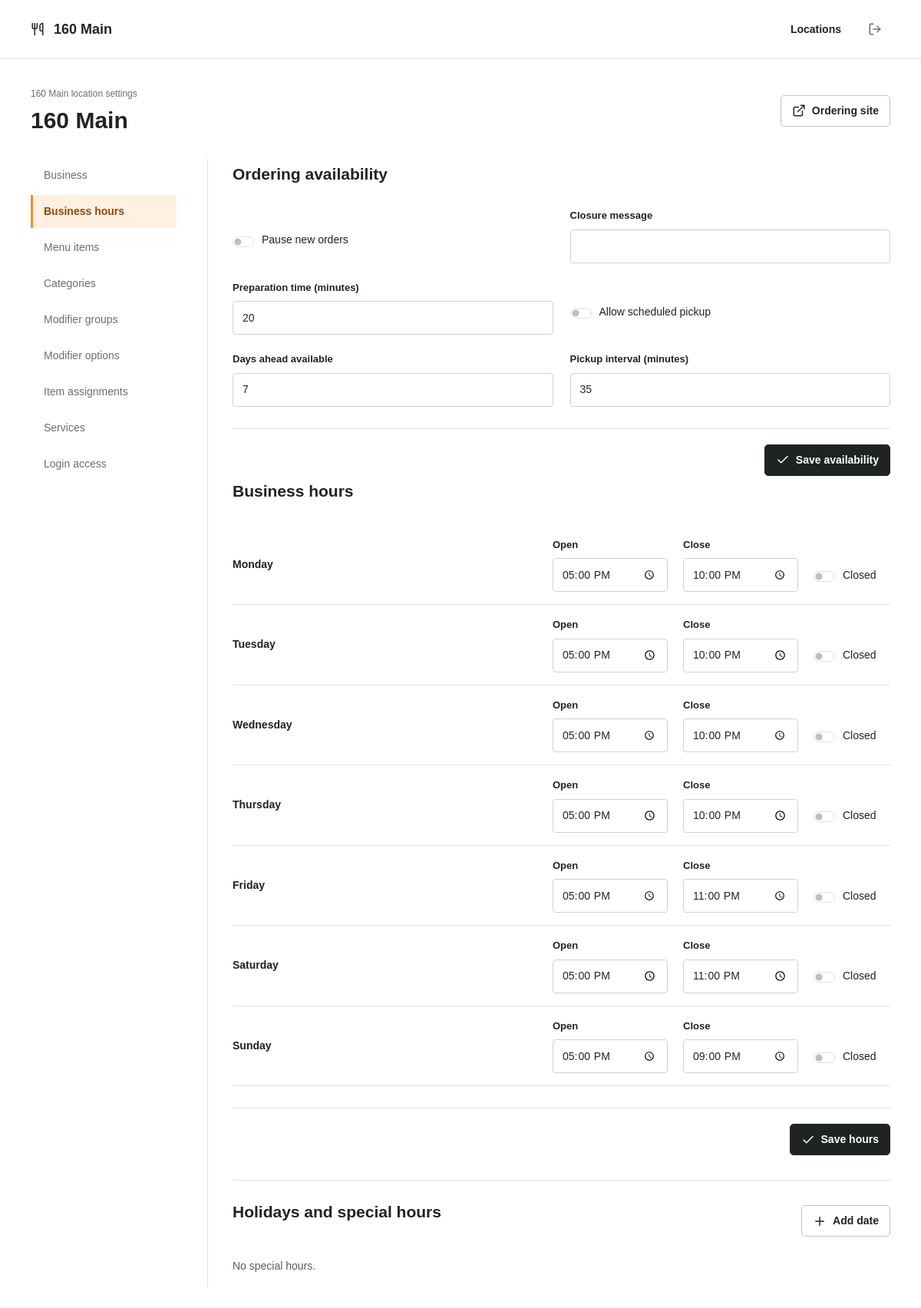
The app's page /onboarding/one-sixty-main/?section=hours (signed in) with its own data.
### tenants/models.py (models this page shows, shortened)
class Tenant(models.Model):
    account = models.ForeignKey(Account, on_delete=models.CASCADE, related_name="restaurants")
    ordering_paused = models.BooleanField(default=False)
    closure_message = models.CharField(max_length=250, blank=True, default="")
    preparation_minutes = models.PositiveIntegerField(default=20, validators=[MinValueValidator(1), MaxValueValidator(240)])
    scheduled_pickup_enabled = models.BooleanField(default=False)
    scheduling_days = models.PositiveIntegerField(default=7, validators=[MinValueValidator(1), MaxValueValidator(30)])
    pickup_interval_minutes = models.PositiveIntegerField(default=15, validators=[MinValueValidator(5), MaxValueValidator(60)])
    media_key = models.UUIDField(default=uuid4, editable=False, unique=True)
    logo = models.ImageField(upload_to=logo_upload_path, blank=True, max_length=500)
    name = models.CharField(max_length=120)
    slug = models.SlugField(max_length=80, unique=True, blank=True)
    primary_domain = models.CharField(max_length=255, unique=True, blank=True, null=True)
    logo_url = models.URLField(max_length=500, blank=True, default="")
    business_email = models.EmailField(blank=True, default="")
    business_phone = models.CharField(max_length=32, blank=True, default="")
    timezone = models.CharField(max_length=64, default="America/Detroit")
    is_active = models.BooleanField(default=True)
    created_at = models.DateTimeField(auto_now_add=True)
    updated_at = models.DateTimeField(auto_now=True)
    class Meta:
        ordering = ["name"]
    @property
    def logo_src(self):
        return self.logo.url if self.logo else self.logo_url

class Account(models.Model):
    name = models.CharField(max_length=120)
    slug = models.SlugField(max_length=80, unique=True, blank=True)
    created_at = models.DateTimeField(auto_now_add=True)
    updated_at = models.DateTimeField(auto_now=True)
    class Meta:
        ordering = ["name"]

class BusinessHour(models.Model):
    MONDAY = 0
    TUESDAY = 1
    WEDNESDAY = 2
    THURSDAY = 3
    FRIDAY = 4
    SATURDAY = 5
    SUNDAY = 6
    DAY_CHOICES = [
        (MONDAY, "Monday"),
        (TUESDAY, "Tuesday"),
        (WEDNESDAY, "Wednesday"),
        (THURSDAY, "Thursday"),
        (FRIDAY, "Friday"),
        (SATURDAY, "Saturday"),
        (SUNDAY, "Sunday"),
    ]
    tenant = models.ForeignKey(Tenant, on_delete=models.CASCADE, related_name="business_hours")
    day_of_week = models.PositiveSmallIntegerField(choices=DAY_CHOICES)
    opens_at = models.TimeField(null=True, blank=True)
    closes_at = models.TimeField(null=True, blank=True)
    is_closed = models.BooleanField(default=False)
    class Meta:
        unique_together = ("tenant", "day_of_week")
        ordering = ["day_of_week"]

### tenants/views.py (the view, shortened to what this page needs)
# urls.py: path("<slug:tenant_slug>/", views.restaurant_manage, name="restaurant_manage"),
@restaurant_access
def restaurant_manage(request, tenant):
    ensure_tenant_onboarding_defaults(tenant)
    section = request.GET.get("section", "overview")
    if section not in dict(SECTIONS) and section != "access":
        return redirect(_manage_url(tenant))
    can_manage_access = can_manage_tenant_access(request.user, tenant)
    if section == "access" and not can_manage_access:
        raise PermissionDenied
    context = _context(tenant, section)
    context["can_manage_access"] = can_manage_access
    action = request.POST.get("action")
    if request.method == "POST" and action not in {"business", "hours", "services", "access", "revoke_access", "ordering"}:
        raise PermissionDenied
    context["tenant_form"] = TenantOnboardingForm(instance=tenant, prefix="tenant")
    context["access_form"] = RestaurantAccessForm(prefix="owner")
    context["ordering_form"] = OrderingSettingsForm(instance=tenant, prefix="ordering")
    for key, model, factory, prefix, ordering in [
        ("hours", BusinessHour, BusinessHourFormSet, "hours", "day_of_week"),
        ("services", TenantIntegration, TenantIntegrationFormSet, "integrations", "kind"),
    ]:
        queryset = model.objects.filter(tenant=tenant).order_by(ordering)
        bound = request.method == "POST" and action == key
        if bound:
            _validate_formset_identity(request.POST, queryset, prefix)
        formset = factory(request.POST if bound else None, queryset=queryset, prefix=prefix)
        context["hours_formset" if key == "hours" else "integration_formset"] = formset
    context.update(
        hours_overrides=tenant.hours_overrides.all(),
        categories=MenuCategory.objects.filter(tenant=tenant).prefetch_related("items"),
        menu_items=MenuItem.objects.filter(tenant=tenant).select_related("category").prefetch_related("modifier_groups__group"),
        modifier_groups=ModifierGroup.objects.filter(tenant=tenant).prefetch_related("options", "menuitemmodifiergroup_set"),
        options=ModifierOption.objects.filter(group__tenant=tenant).select_related("group"),
        item_links=MenuItemModifierGroup.objects.filter(menu_item__tenant=tenant, group__tenant=tenant).select_related("menu_item", "group"),
        memberships=tenant.memberships.select_related("user") if can_manage_access else [],
    )
    return render(request, "onboarding/manage.html", context)

### templates/onboarding/manage.html (shortened to what this page needs)
{% extends "onboarding/workspace.html" %}
{% block workspace %}
{% if section == 'overview' %}
<section class="editor-surface">
  <div class="section-heading"><h2>Business profile</h2><span class="status-pill {% if tenant.is_active %}is-on{% endif %}">{% if tenant.is_active %}Active{% else %}Inactive{% endif %}</span></div>
  <form method="post" enctype="multipart/form-data" class="onboarding-form">
    {% csrf_token %}<input type="hidden" name="action" value="business">
    {% include "onboarding/fields.html" with form=tenant_form %}
    <div class="form-actions"><button class="btn btn-dark" type="submit"><i data-lucide="check"></i> Save business</button></div>
  </form>
</section>
{% elif section == 'hours' %}
<section class="editor-surface">
  <div class="section-heading"><h2>Ordering availability</h2></div>
  <form method="post" class="onboarding-form">{% csrf_token %}<input type="hidden" name="action" value="ordering">
    {% include "onboarding/fields.html" with form=ordering_form %}
    <div class="form-actions"><button class="btn btn-dark"><i data-lucide="check"></i> Save availability</button></div>
  </form>
</section>
<section>
  <div class="section-heading"><h2>Business hours</h2></div>
  <form method="post">{% csrf_token %}<input type="hidden" name="action" value="hours">
    <div class="hours-list">
    {% for form in hours_formset %}
      <div class="hours-row" data-hours-row>
        <strong class="hours-day">{{ form.instance.get_day_of_week_display }}</strong>
        <div><label class="form-label" for="{{ form.opens_at.id_for_label }}">Open</label>{{ form.opens_at }}</div>
        <div><label class="form-label" for="{{ form.closes_at.id_for_label }}">Close</label>{{ form.closes_at }}</div>
        <label class="form-check form-switch hours-closed">{{ form.is_closed }}<span>Closed</span></label>
      </div>
    {% endfor %}
    </div>
    <div class="form-actions"><button class="btn btn-dark"><i data-lucide="check"></i> Save hours</button></div>
  </form>
</section>
<section class="form-section">
  <div class="section-heading"><h2>Holidays and special hours</h2><a class="btn btn-outline-dark" href="{% url 'onboarding:catalog_create' tenant.slug 'hours_override' %}"><i data-lucide="plus"></i> Add date</a></div>
  {% for override in hours_overrides %}<div class="record-row"><div class="record-main"><strong>{{ override.date }}</strong><small>{% if override.is_closed %}Closed{% else %}{{ override.opens_at }} to {{ override.closes_at }}{% endif %} · {{ override.note }}</small></div>{% include "onboarding/row_actions.html" with kind="hours_override" record=override %}</div>{% empty %}<p class="text-muted">No special hours.</p>{% endfor %}
</section>
{% endif %}
{% endblock %}

### templates/onboarding/workspace.html (shortened to what this page needs)
{% extends "onboarding/base.html" %}
{% block content %}
<header class="onboarding-header">
  <div><p class="section-kicker">{{ tenant.account.name }} location settings</p><h1>{{ tenant.name }}</h1></div>
  <a class="btn btn-outline-dark" href="/{{ tenant.slug }}/" target="_blank" rel="noopener"><i data-lucide="external-link"></i> Ordering site</a>
</header>
<div class="onboarding-layout">
  <aside class="setup-nav" aria-label="Location settings">
    {% for key, label in sections %}<a href="{% url 'onboarding:restaurant_manage' tenant.slug %}?section={{ key }}" {% if section == key %}class="is-current" aria-current="page"{% endif %}>{{ label }}</a>{% endfor %}
    {% if can_manage_access %}<a href="{% url 'onboarding:restaurant_manage' tenant.slug %}?section=access" {% if section == 'access' %}class="is-current" aria-current="page"{% endif %}>Login access</a>{% endif %}
  </aside>
  <div class="setup-content">{% block workspace %}{% endblock %}</div>
</div>
{% endblock %}

### templates/onboarding/base.html (shortened to what this page needs)
{% load static %}
<!DOCTYPE html>
<html lang="en">
<head>
  <link href="https://cdn.jsdelivr.net/npm/bootstrap@5.3.3/dist/css/bootstrap.min.css" rel="stylesheet">
  <link rel="stylesheet" href="{% static 'css/onboarding.css' %}">
</head>
<body class="onboarding-body">
  <nav class="onboarding-nav" aria-label="Account">
    <div class="workspace-width nav-inner">
      <a class="onboarding-brand" href="{% if login_page %}#{% else %}{% url 'onboarding:restaurant_list' %}{% endif %}">
        {% if tenant.logo_src %}<img src="{{ tenant.logo_src }}" alt="" class="brand-logo">{% else %}<i data-lucide="utensils" aria-hidden="true"></i>{% endif %}
        <span>{% if tenant %}{{ tenant.name }}{% else %}Carryout{% endif %}</span>
      </a>
      {% if user.is_authenticated and not login_page %}
      <div class="nav-actions">
        <a href="{% url 'onboarding:restaurant_list' %}" class="nav-link">Locations</a>
        <form method="post" action="{% url 'onboarding:logout' %}">{% csrf_token %}<button class="icon-button" title="Sign out" aria-label="Sign out"><i data-lucide="log-out"></i></button></form>
      </div>
      {% endif %}
    </div>
  </nav>
  <main class="workspace-width onboarding-shell">
    {% block content %}{% endblock %}
  </main>
</body>
</html>

### records on screen
Tenant: name "160 Main", account.name "160 Main"
BusinessHour: instance.day_of_week "Monday"
BusinessHour: instance.day_of_week "Tuesday"
BusinessHour: instance.day_of_week "Wednesday"
BusinessHour: instance.day_of_week "Thursday"
BusinessHour: instance.day_of_week "Friday"
BusinessHour: instance.day_of_week "Saturday"
BusinessHour: instance.day_of_week "Sunday"

### other values on screen
{{ label }} "Business" "Business hours" "Menu items" "Categories" "Modifier groups" "Modifier options" "Item assignments" "Services"
{{ field.label }} "Pause new orders" "Allow scheduled pickup"
{{ field.label }} "Closure message" "Preparation time (minutes)" "Days ahead available" "Pickup interval (minutes)"
